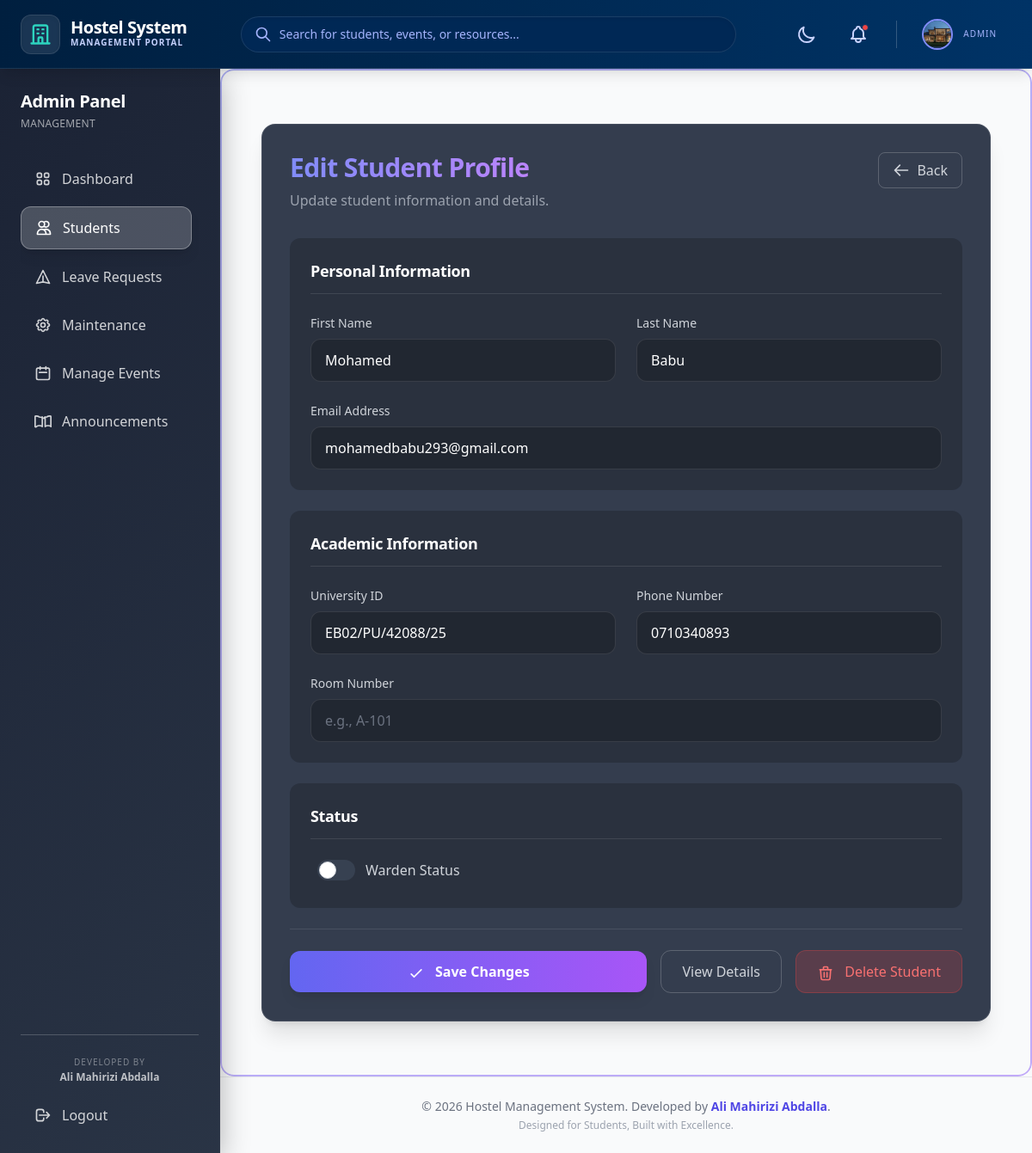
/manage/students/edit/20/ (signed in), run on the app's committed database.
### hms/models.py (models this page shows, shortened)
class Student(models.Model):
    user = models.OneToOneField(User, on_delete=models.CASCADE, related_name='student_profile')
    university_id = models.CharField(max_length=20, unique=True, null=True, blank=True)
    phone = models.CharField(max_length=15, blank=True)
    profile_image = models.ImageField(upload_to='profile_pics/', blank=True, null=True)
    timetable = models.FileField(upload_to='timetables/', blank=True, null=True)
    room_number = models.CharField(max_length=10, blank=True, null=True)
    is_warden = models.BooleanField(default=False)
    created_at = models.DateTimeField(auto_now_add=True)
    updated_at = models.DateTimeField(auto_now=True)

### hms/views.py (the view, shortened to what this page needs)
# urls.py: path('manage/students/edit/<int:user_id>/', views.edit_student, name='edit_student'),
@login_required
def edit_student(request, user_id):
    if not request.user.is_staff:
        messages.error(request, "Access denied. Admin only.")
        return redirect('hms:student_dashboard')
    user = get_object_or_404(User, id=user_id)
    student = get_object_or_404(Student, user=user)
    return render(request, 'hms/admin/edit_student.html', {'student': student})

### hms/templates/hms/admin/edit_student.html (shortened to what this page needs)
{% extends 'hms/base.html' %}
{% block content %}
<div class="max-w-4xl mx-auto px-4 py-8">
    <div class="bg-slate-800/90 backdrop-blur-lg rounded-2xl border border-white/10 shadow-xl p-8">
        <div class="mb-8 flex justify-between items-start">
            <div>
                <h1
                    class="text-3xl font-bold bg-clip-text text-transparent bg-gradient-to-r from-indigo-400 to-purple-400">
                </h1>
                <p class="text-gray-400 mt-2">Update student information and details.</p>
            </div>
            <a href="{% url 'hms:manage_students' %}"
                class="flex items-center gap-2 px-4 py-2 rounded-lg border border-white/20 text-gray-300 hover:bg-white/5 transition">
                <svg class="w-5 h-5" fill="none" stroke="currentColor" viewBox="0 0 24 24">
                    <path stroke-linecap="round" stroke-linejoin="round" stroke-width="2"
                        d="M10 19l-7-7m0 0l7-7m-7 7h18"></path>
                </svg>
                Back
            </a>
        </div>
        <form method="post" class="space-y-6">
            <div class="bg-black/20 rounded-xl p-6 space-y-6">
                <h3 class="text-lg font-semibold text-white border-b border-white/10 pb-3">Personal Information</h3>
                <div class="grid grid-cols-1 md:grid-cols-2 gap-6">
                    <div class="space-y-2">
                        <label class="block text-sm font-medium text-gray-300">First Name</label>
                        <input type="text" name="first_name" value="{{ student.user.first_name }}" required
                            class="w-full bg-black/20 border border-white/10 rounded-xl px-4 py-3 text-white placeholder-gray-500 focus:outline-none focus:ring-2 focus:ring-indigo-500 focus:border-transparent transition-all hover:bg-black/30"
                            placeholder="Enter first name">
                    </div>
                    <div class="space-y-2">
                        <label class="block text-sm font-medium text-gray-300">Last Name</label>
                        <input type="text" name="last_name" value="{{ student.user.last_name }}" required
                            class="w-full bg-black/20 border border-white/10 rounded-xl px-4 py-3 text-white placeholder-gray-500 focus:outline-none focus:ring-2 focus:ring-indigo-500 focus:border-transparent transition-all hover:bg-black/30"
                            placeholder="Enter last name">
                    </div>
                </div>
                <div class="space-y-2">
                    <label class="block text-sm font-medium text-gray-300">Email Address</label>
                    <input type="email" name="email" value="{{ student.user.email }}" required
                        class="w-full bg-black/20 border border-white/10 rounded-xl px-4 py-3 text-white placeholder-gray-500 focus:outline-none focus:ring-2 focus:ring-indigo-500 focus:border-transparent transition-all hover:bg-black/30"
                        placeholder="student@email.com">
                </div>
            </div>
            <div class="bg-black/20 rounded-xl p-6 space-y-6">
                <h3 class="text-lg font-semibold text-white border-b border-white/10 pb-3">Academic Information</h3>
                <div class="grid grid-cols-1 md:grid-cols-2 gap-6">
                    <div class="space-y-2">
                        <label class="block text-sm font-medium text-gray-300">University ID</label>
                        <input type="text" name="university_id" value="{{ student.university_id }}" required
                            class="w-full bg-black/20 border border-white/10 rounded-xl px-4 py-3 text-white placeholder-gray-500 focus:outline-none focus:ring-2 focus:ring-indigo-500 focus:border-transparent transition-all hover:bg-black/30"
                            placeholder="e.g., STU-2024-001">
                    </div>
                    <div class="space-y-2">
                        <label class="block text-sm font-medium text-gray-300">Phone Number</label>
                        <input type="tel" name="phone" value="{{ student.phone|default:'' }}"
                            class="w-full bg-black/20 border border-white/10 rounded-xl px-4 py-3 text-white placeholder-gray-500 focus:outline-none focus:ring-2 focus:ring-indigo-500 focus:border-transparent transition-all hover:bg-black/30"
                            placeholder="+254 700 000 000">
                    </div>
                </div>
                <div class="space-y-2">
                    <label class="block text-sm font-medium text-gray-300">Room Number</label>
                    <input type="text" name="room_number" value="{{ student.room_number|default:'' }}"
                        class="w-full bg-black/20 border border-white/10 rounded-xl px-4 py-3 text-white placeholder-gray-500 focus:outline-none focus:ring-2 focus:ring-indigo-500 focus:border-transparent transition-all hover:bg-black/30"
                        placeholder="e.g., A-101">
                </div>
            </div>
            <div class="bg-black/20 rounded-xl p-6 space-y-4">
                <h3 class="text-lg font-semibold text-white border-b border-white/10 pb-3">Status</h3>
                <div class="flex flex-wrap gap-6">
                    <label
                        class="flex items-center space-x-3 cursor-pointer p-2 rounded-lg hover:bg-white/5 transition duration-200">
                        <div class="relative">
                            <div
                                class="w-11 h-6 bg-gray-700 peer-focus:outline-none peer-focus:ring-2 peer-focus:ring-indigo-500 rounded-full peer peer-checked:after:translate-x-full peer-checked:after:border-white after:content-[''] after:absolute after:top-[2px] after:left-[2px] after:bg-white after:border-gray-300 after:border after:rounded-full after:h-5 after:w-5 after:transition-all peer-checked:bg-teal-500">
                            </div>
                        </div>
                        <span class="text-gray-300 font-medium select-none">Warden Status</span>
                    </label>
                </div>
            </div>
            <div class="flex flex-col sm:flex-row items-center gap-4 pt-6 border-t border-white/10">
                <button type="submit"
                    class="w-full sm:flex-1 bg-gradient-to-r from-indigo-500 to-purple-500 hover:from-indigo-400 hover:to-purple-400 text-white font-bold py-3 px-6 rounded-xl shadow-lg transform hover:-translate-y-1 transition duration-200">
                    <svg class="w-5 h-5 inline mr-2" fill="none" stroke="currentColor" viewBox="0 0 24 24">
                        <path stroke-linecap="round" stroke-linejoin="round" stroke-width="2" d="M5 13l4 4L19 7"></path>
                    </svg>
                    Save Changes
                </button>
                <a href="{% url 'hms:student_details' student.user.id %}"
                    class="w-full sm:w-auto px-6 py-3 rounded-xl border border-white/20 text-gray-300 hover:bg-white/5 transition text-center">
                    View Details
                </a>
                <button type="button" onclick="confirmDelete()"
                    class="w-full sm:w-auto px-6 py-3 rounded-xl bg-red-500/20 border border-red-500/30 text-red-400 hover:bg-red-500/30 transition text-center">
                    <svg class="w-5 h-5 inline mr-2" fill="none" stroke="currentColor" viewBox="0 0 24 24">
                        <path stroke-linecap="round" stroke-linejoin="round" stroke-width="2"
                            d="M19 7l-.867 12.142A2 2 0 0116.138 21H7.862a2 2 0 01-1.995-1.858L5 7m5 4v6m4-6v6m1-10V4a1 1 0 00-1-1h-4a1 1 0 00-1 1v3M4 7h16">
                        </path>
                    </svg>
                    Delete Student
                </button>
            </div>
        </form>
    </div>
</div>
{% endblock %}

### hms/templates/hms/base.html (shortened to what this page needs)
{% load static %}
<!DOCTYPE html>
<html lang="en">
<head>
    <script src="https://cdn.tailwindcss.com"></script>
    <link href="{% static 'css/main.css' %}" rel="stylesheet">
</head>
<body
    class="flex flex-col h-screen overflow-hidden bg-gray-50 dark:bg-[#0f172a] text-slate-800 dark:text-white font-sans antialiased">
    <nav class="h-20 flex-shrink-0 z-50 border-b border-white/10 shadow-lg relative"
        style="background: linear-gradient(90deg, #001f3f 0%, #003366 100%);">
        <div class="h-full px-4 md:px-6 flex items-center justify-between">
            <div class="flex items-center gap-4">
                <a href="{% url 'hms:home' %}" class="flex items-center gap-3 group">
                    <div
                        class="bg-white/10 backdrop-blur-sm p-2 rounded-xl group-hover:bg-white/20 transition shadow-inner border border-white/10">
                        <svg class="w-7 h-7 text-teal-400" fill="none" stroke="currentColor" viewBox="0 0 24 24">
                            <path stroke-linecap="round" stroke-linejoin="round" stroke-width="2"
                                d="M19 21V5a2 2 0 00-2-2H7a2 2 0 00-2 2v16m14 0h2m-2 0h-5m-9 0H3m2 0h5M9 7h1m-1 4h1m4-4h1m-1 4h1m-5 10v-5a1 1 0 011-1h2a1 1 0 011 1v5m-4 0h4">
                            </path>
                        </svg>
                    </div>
                    <div class="hidden sm:block">
                        <h1 class="text-xl font-bold text-white tracking-tight leading-none">Hostel System</h1>
                        <p class="text-[10px] text-indigo-200 uppercase tracking-widest font-semibold">Management Portal
                        </p>
                    </div>
                </a>
            </div>
            <div class="hidden md:block flex-1 max-w-xl mx-8">
                <div class="relative group">
                    <div class="absolute inset-y-0 left-0 pl-4 flex items-center pointer-events-none">
                    </div>
                    <input type="text"
                        class="block w-full pl-11 pr-4 py-2.5 border border-white/10 rounded-full leading-5 bg-[#002855] text-white placeholder-indigo-300 focus:outline-none focus:bg-[#003366] focus:border-indigo-400 focus:placeholder-white focus:ring-1 focus:ring-indigo-400 sm:text-sm transition-all shadow-inner"
                        placeholder="Search for students, events, or resources...">
                </div>
            </div>
            <div class="flex items-center gap-3 md:gap-5">
                <button id="themeToggle"
                    class="p-2 text-indigo-200 hover:text-white hover:bg-white/10 rounded-full transition-all relative group"
                    title="Toggle Theme">
                    <svg class="w-6 h-6 icon-moon relative z-10" fill="none" stroke="currentColor" viewBox="0 0 24 24">
                        <path stroke-linecap="round" stroke-linejoin="round" stroke-width="2"
                            d="M20.354 15.354A9 9 0 018.646 3.646 9.003 9.003 0 0012 21a9.003 9.003 0 008.354-5.646z">
                        </path>
                    </svg>
                </button>
                <button
                    class="p-2 text-indigo-200 hover:text-white hover:bg-white/10 rounded-full transition-all relative group">
                    <span
                        class="absolute top-2 right-2 w-2 h-2 bg-red-500 rounded-full border border-[#003366] animate-pulse"></span>
                </button>
                {% if user.is_authenticated %}
                <a href="{% url 'hms:student_profile' %}"
                    class="flex items-center gap-3 pl-1 hover:bg-white/10 rounded-full p-1 pr-4 transition-all group border border-transparent hover:border-white/10">
                    {% if user.student_profile.profile_image %}
                    <img src="{{ user.student_profile.profile_image.url }}"
                        class="w-9 h-9 rounded-full object-cover border-2 border-indigo-400 group-hover:border-white transition-colors">
                    {% else %}
                    <div
                        class="w-9 h-9 rounded-full bg-gradient-to-br from-indigo-500 to-purple-600 flex items-center justify-center text-white font-bold text-xs border-2 border-white/20 shadow-md">
                        {{ user.first_name|first }}
                    </div>
                    {% endif %}
                    <div class="hidden md:block text-left">
                        <p class="text-[10px] text-indigo-300 uppercase tracking-widest">{% if user.is_staff %}Admin{% else %}Student{% endif %}</p>
                    </div>
                </a>
                {% else %}
                <a href="{% url 'hms:login' %}"
                    class="text-sm font-bold text-white hover:text-teal-300 transition">Login</a>
                {% endif %}
            </div>
        </div>
    </nav>
    <div class="flex flex-1 overflow-hidden relative">
        {% if user.is_authenticated %}
        {% include 'hms/includes/sidebar.html' %}
        {% endif %}
        <main class="flex-1 overflow-y-auto w-full relative z-0 flex flex-col scroll-smooth">
            <div class="flex-1 p-4 md:p-8 container mx-auto max-w-7xl">
                {% block content %}{% endblock %}
            </div>
            <footer class="mt-auto border-t border-gray-200 dark:border-slate-700/50 py-6 text-center">
                <p class="text-sm text-gray-500 dark:text-slate-500">
                    &copy; {% now "Y" %} Hostel Management System.
                    <span class="hidden sm:inline">Developed by <strong class="text-indigo-600 dark:text-indigo-400">Ali
                            Mahirizi Abdalla</strong>.</span>
                </p>
                <p class="text-xs text-gray-400 dark:text-slate-600 mt-1">
                    Designed for Students, Built with Excellence.
                </p>
            </footer>
        </main>
    </div>
</body>
</html>

### data on the page
Student: first_name "Mohamed", last_name "Babu", email "mohamedbabu293@gmail.com", university_id "EB02/PU/42088/25", phone "0710340893"
